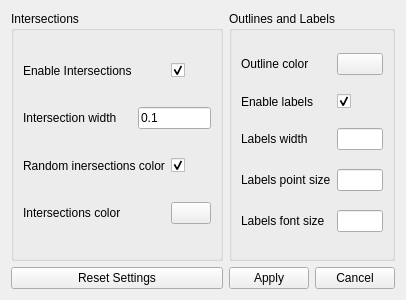
<?xml version="1.0" encoding="UTF-8"?>
<ui version="4.0">
 <class>Form</class>
 <widget class="QWidget" name="Form">
  <property name="geometry">
   <rect>
    <x>0</x>
    <y>0</y>
    <width>400</width>
    <height>300</height>
   </rect>
  </property>
  <property name="windowTitle">
   <string>Settings</string>
  </property>
  <property name="windowIcon">
   <iconset>
    <normaloff>../../assets/gear.png</normaloff>../../assets/gear.png</iconset>
  </property>
  <layout class="QGridLayout" name="gridLayout_3">
   <item row="0" column="0">
    <widget class="QGroupBox" name="intersectionsGroupBox">
     <property name="title">
      <string>Intersections</string>
     </property>
     <layout class="QGridLayout" name="intersectionsGridLayout">
      <item row="0" column="0">
       <widget class="QLabel" name="label">
        <property name="text">
         <string>Enable Intersections</string>
        </property>
       </widget>
      </item>
      <item row="0" column="2">
       <widget class="QCheckBox" name="intersectionsEnableCheckBox">
        <property name="text">
         <string/>
        </property>
        <property name="checked">
         <bool>true</bool>
        </property>
       </widget>
      </item>
      <item row="1" column="0">
       <widget class="QLabel" name="label_2">
        <property name="text">
         <string>Intersection width</string>
        </property>
       </widget>
      </item>
      <item row="1" column="1" colspan="2">
       <widget class="QLineEdit" name="intersectionsWidthLineEdit">
        <property name="text">
         <string>0.1</string>
        </property>
       </widget>
      </item>
      <item row="2" column="2">
       <widget class="QCheckBox" name="randomIntersectionsColorCheckBox">
        <property name="text">
         <string/>
        </property>
        <property name="checked">
         <bool>true</bool>
        </property>
       </widget>
      </item>
      <item row="3" column="0">
       <widget class="QLabel" name="label_4">
        <property name="text">
         <string>Intersections color</string>
        </property>
       </widget>
      </item>
      <item row="2" column="0" colspan="2">
       <widget class="QLabel" name="label_3">
        <property name="text">
         <string>Random inersections color</string>
        </property>
       </widget>
      </item>
      <item row="3" column="2">
       <widget class="QPushButton" name="intersectionsSelectColorButton">
        <property name="text">
         <string/>
        </property>
       </widget>
      </item>
     </layout>
    </widget>
   </item>
   <item row="1" column="0">
    <widget class="QPushButton" name="resetButton">
     <property name="text">
      <string>Reset Settings</string>
     </property>
    </widget>
   </item>
   <item row="1" column="1">
    <widget class="QPushButton" name="applyButton">
     <property name="text">
      <string>Apply</string>
     </property>
    </widget>
   </item>
   <item row="1" column="2">
    <widget class="QPushButton" name="cancelButton">
     <property name="text">
      <string>Cancel</string>
     </property>
    </widget>
   </item>
   <item row="0" column="1" colspan="2">
    <widget class="QGroupBox" name="labelsGroupBox">
     <property name="title">
      <string>Outlines and Labels</string>
     </property>
     <layout class="QGridLayout" name="labelsGridLayout">
      <item row="2" column="1">
       <widget class="QLabel" name="label_8">
        <property name="text">
         <string>Labels width</string>
        </property>
       </widget>
      </item>
      <item row="0" column="2">
       <widget class="QPushButton" name="outlineColorButton">
        <property name="text">
         <string/>
        </property>
       </widget>
      </item>
      <item row="0" column="1">
       <widget class="QLabel" name="label_5">
        <property name="text">
         <string>Outline color</string>
        </property>
       </widget>
      </item>
      <item row="1" column="1">
       <widget class="QLabel" name="label_6">
        <property name="text">
         <string>Enable labels</string>
        </property>
       </widget>
      </item>
      <item row="3" column="1">
       <widget class="QLabel" name="label_7">
        <property name="text">
         <string>Labels point size</string>
        </property>
       </widget>
      </item>
      <item row="1" column="2">
       <widget class="QCheckBox" name="checkBox">
        <property name="text">
         <string/>
        </property>
        <property name="checked">
         <bool>true</bool>
        </property>
       </widget>
      </item>
      <item row="4" column="1">
       <widget class="QLabel" name="label_9">
        <property name="text">
         <string>Labels font size</string>
        </property>
       </widget>
      </item>
      <item row="2" column="2">
       <widget class="QLineEdit" name="labelsWidthLineEdit"/>
      </item>
      <item row="3" column="2">
       <widget class="QLineEdit" name="labelsPointSizeLineEdit"/>
      </item>
      <item row="4" column="2">
       <widget class="QLineEdit" name="labelsFontSizeLineEdit"/>
      </item>
     </layout>
    </widget>
   </item>
  </layout>
 </widget>
 <resources/>
 <connections/>
</ui>
